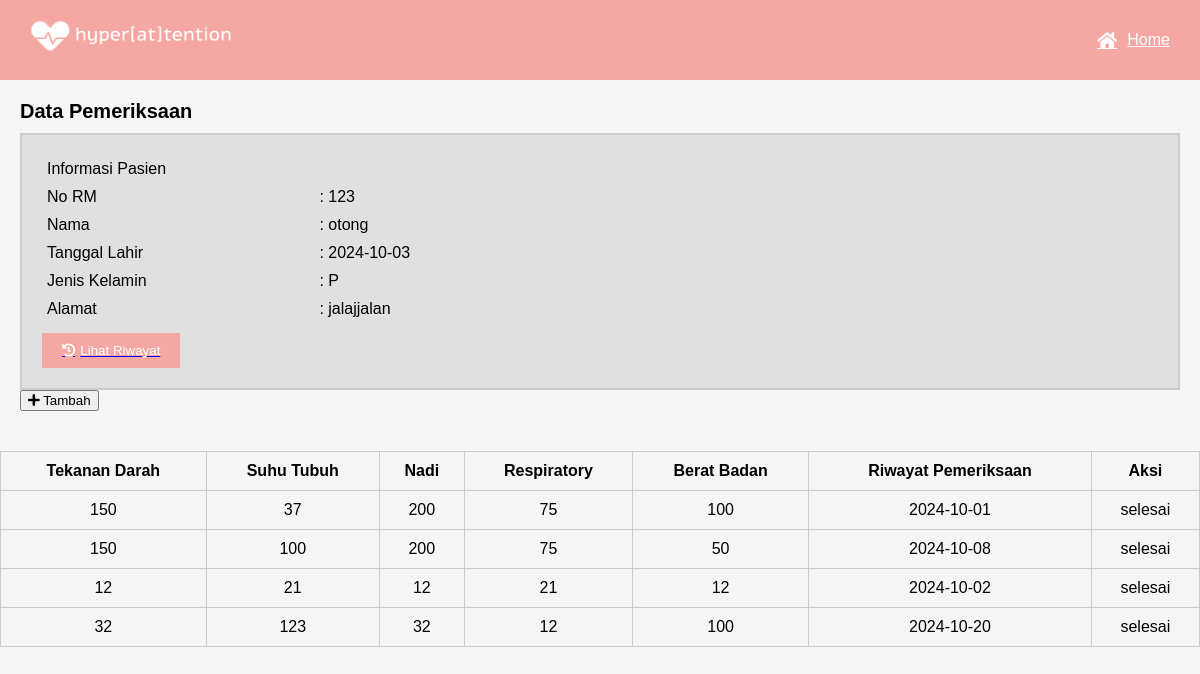
The app's page /pemeriksaan3.php?norm=123 with its own data.
### tables this page shows
CREATE TABLE `datapasien` (
  `nama` varchar(100) NOT NULL,
  `nik` varchar(100) NOT NULL,
  `id_user` int NOT NULL,
  `jeniskelamin` varchar(25) NOT NULL,
  `tanggallahir` date NOT NULL,
  `alamat` varchar(100) NOT NULL,
  `email` text NOT NULL,
  `norm` int NOT NULL
);

CREATE TABLE `pemeriksaan` (
  `tekanan_darah` varchar(20) DEFAULT NULL,
  `suhu_tubuh` varchar(20) DEFAULT NULL,
  `nadi` varchar(20) DEFAULT NULL,
  `respiratory` varchar(20) DEFAULT NULL,
  `berat_badan` varchar(20) DEFAULT NULL,
  `tanggal_pemeriksaan` date NOT NULL,
  `id_user` int NOT NULL,
  `norm` int NOT NULL,
  `nama` varchar(225) NOT NULL,
  `waktu` time DEFAULT NULL,
  `tanggallahir` date DEFAULT NULL
);

### fetch_data_pemeriksaan.php (called while the page is built)
<?php
require_once 'koneksi.php';
$sql = "SELECT * FROM pemeriksaan, datapasien
        WHERE pemeriksaan.norm = datapasien.norm
        AND pemeriksaan.norm = '" . $_GET['norm'] . "'";
$result = $conn->query($sql);
if ($result->num_rows > 0) {
  $data = array();
  while ($row = $result->fetch_assoc()) {
    $data[] = $row;
  }
} else {
  $data = false;
}

### pemeriksaan3.php (the view, shortened to what this page needs)
<?php require_once 'fetch_data_pemeriksaan.php'; ?>
<html>
<head>
  <link rel="stylesheet" href="https://cdnjs.cloudflare.com/ajax/libs/font-awesome/5.15.3/css/all.min.css">
  <link rel="stylesheet" href="pemeriksaan3.css">
</head>
<body>
  <div class="header">
    <div class="title">
      <a href="main.html">
        <img alt="Logo" height="60px" src="Screenshot_2024-09-02_152828-removebg-preview.png" />
      </a>
    </div>
    <a href="main.html" style="color: #ffffff;">
      <div class="home">
        <i class="fas fa-home"></i>
        <span>Home</span>
      </div>
    </a>
  </div>
  <div class="container">
    <div class="title">Data Pemeriksaan</div>
    <div class="info-box">
      <?php if ($data) : ?>
        <table>
          <?php $row = end($data) ?>
          <tr>
            <th colspan="2">Informasi Pasien</th>
          </tr>
          <tr>
            <td>No RM</td>
            <td>: <?php echo $row['norm']; ?></td>
          </tr>
          <tr>
            <td>Nama</td>
            <td>: <?php echo $row['nama']; ?></td>
          </tr>
          <tr>
            <td>Tanggal Lahir</td>
            <td>: <?php echo $row['tanggallahir']; ?></td>
          </tr>
          <tr>
            <td>Jenis Kelamin</td>
            <td>: <?php echo $row['jeniskelamin']; ?></td>
          </tr>
          <tr>
            <td>Alamat</td>
            <td>: <?php echo $row['alamat']; ?></td>
          </tr>
        </table>
        <a href="riwayat.html">
          <div class="button-container">
            <button>
              <i class="fas fa-history"></i>
              Lihat Riwayat
            </button>
          </div>
        </a>
    </div>
  <?php else :  ?>
    <h1>Belum Ada Data.</h1>
  <?php endif; ?>
  <a href="pemeriksaan.php?kode=<?= $_GET['norm'] ?>">
    <button class="button-container">
      <i class="fas fa-plus"></i>
      Tambah
    </button></a>
  </div>
  <div class="table-container">
    <?php if ($data) : ?>
      <table>
        <thead>
          <tr>
            <th>Tekanan Darah</th>
            <th>Suhu Tubuh</th>
            <th>Nadi</th>
            <th>Respiratory</th>
            <th>Berat Badan</th>
            <th>Riwayat Pemeriksaan</th>
            <th>Aksi</th>
          </tr>
        </thead>
        <tbody>
          <?php foreach ($data as $row) : ?>
            <tr>
              <td><?php echo $row['tekanan_darah']; ?></td>
              <td><?php echo $row['suhu_tubuh']; ?></td>
              <td><?php echo $row['nadi']; ?></td>
              <td><?php echo $row['respiratory']; ?></td>
              <td><?php echo $row['berat_badan']; ?></td>
              <td><?php echo $row['tanggal_pemeriksaan']; ?></td>
              <td>selesai</td>
            </tr>
          <?php endforeach; ?>
        </tbody>
      </table>
    <?php endif; ?>
  </div>
</body>
</html>

### pemeriksaan3.css (style rules this page uses)
body { font-family: Arial, sans-serif; margin: 0; padding: 0; background-color: #f5f5f5; }
.header { background-color: #f4a7a3; color: white; padding: 10px 20px; display: flex; align-items: center; justify-content: space-between; }
.header .title img { display: flex; height: 50px; }
.header .home { display: flex; align-items: center; margin-right: 10px; color: #ffffff; }
.header .home i { font-size: 18px; margin-right: 10px; }
.header .home span { font-size: 16px; }
.container { padding: 20px; }
.title { font-size: 20px; font-weight: bold; margin-bottom: 10px; }
.info-box { background-color: #e0e0e0; padding: 20px; border: 2px solid #ccc; }
.info-box table { width: 100%; border-collapse: collapse; }
.info-box th, .info-box td { padding: 5px; text-align: left; }
.info-box th { font-weight: normal; }
.info-box td:first-child { width: 1px; }
.info-box td:nth-child(2) { width: 200px; white-space: nowrap; }
.info-box .button-container { text-align: right; margin-top: 10px; }
.info-box .button-container button { background-color: #f4a7a3; color: white; border: none; padding: 10px 20px; cursor: pointer; display: flex; align-items: center; }
.info-box .button-container button i { margin-right: 5px; }
.table-container { margin-top: 20px; }
.table-container table { width: 100%; border-collapse: collapse; }
.table-container th, .table-container td { border: 1px solid #ccc; padding: 10px; text-align: center; }

### records on screen
datapasien: norm "123", nama "otong", tanggallahir "2024-10-03", jeniskelamin "P", alamat "jalajjalan"
pemeriksaan: tekanan_darah "150", suhu_tubuh "37", nadi "200", respiratory "75", berat_badan "100", tanggal_pemeriksaan "2024-10-01"
pemeriksaan: tekanan_darah "150", suhu_tubuh "100", nadi "200", respiratory "75", berat_badan "50", tanggal_pemeriksaan "2024-10-08"
pemeriksaan: tekanan_darah "12", suhu_tubuh "21", nadi "12", respiratory "21", berat_badan "12", tanggal_pemeriksaan "2024-10-02"
pemeriksaan: tekanan_darah "32", suhu_tubuh "123", nadi "32", respiratory "12", berat_badan "100", tanggal_pemeriksaan "2024-10-20"
